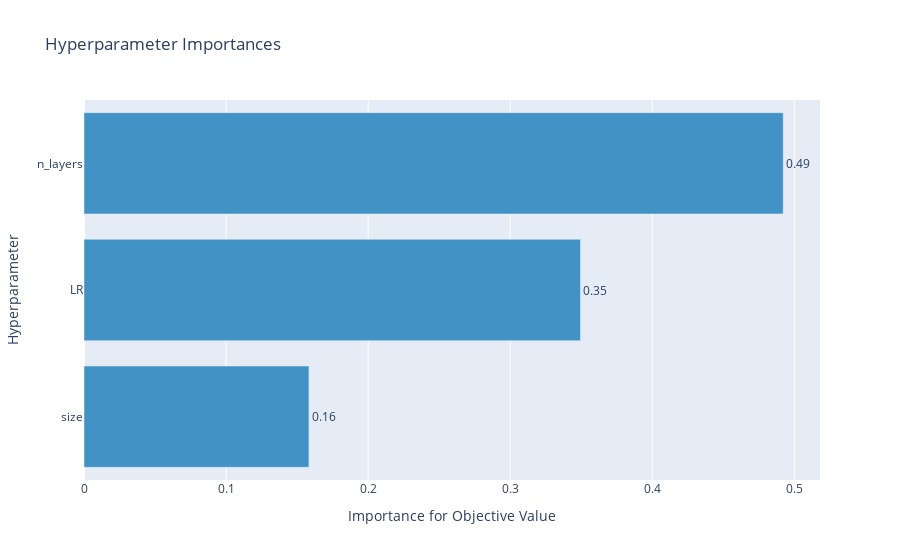

Write notebook code for a chart like this one.
### Code cell
plot_param_importances(study)

### Figure 1 — Plotly figure (JSON) as saved in the notebook; plotly's stock layout.template omitted (floating-point values rounded to 4 significant figures)
{"data": [{"cliponaxis": false, "hovertemplate": ["size (IntDistribution): 0.15832942353964932<extra></extra>", "LR (FloatDistribution): 0.3494749007071416<extra></extra>", "n_layers (IntDistribution): 0.4921956757532091<extra></extra>"], "marker": {"color": "rgb(66,146,198)"}, "orientation": "h", "text": ["0.16", "0.35", "0.49"], "textposition": "outside", "type": "bar", "x": [0.1583, 0.3495, 0.4922], "y": ["size", "LR", "n_layers"]}], "layout": {"showlegend": false, "title": {"text": "Hyperparameter Importances"}, "xaxis": {"title": {"text": "Importance for Objective Value"}}, "yaxis": {"title": {"text": "Hyperparameter"}}}}
